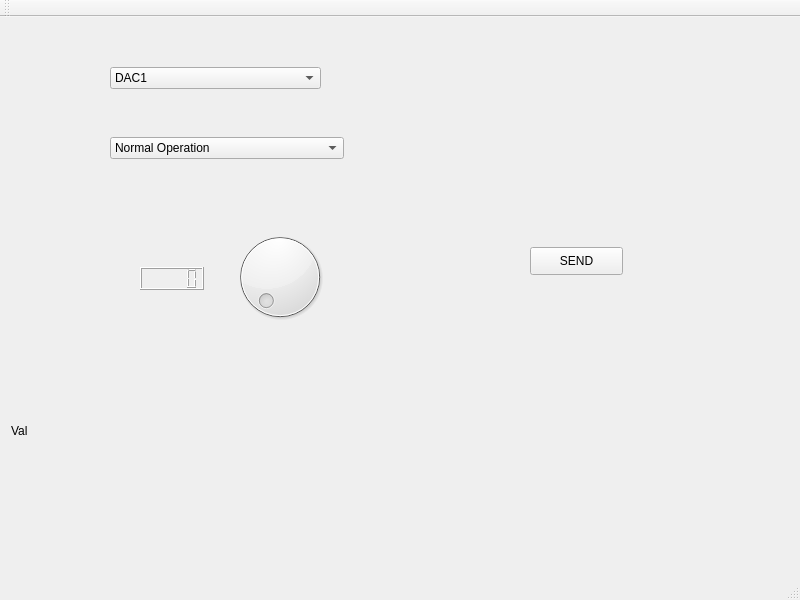
<?xml version="1.0" encoding="UTF-8"?>
<ui version="4.0">
 <class>MainWindow</class>
 <widget class="QMainWindow" name="MainWindow">
  <property name="geometry">
   <rect>
    <x>0</x>
    <y>0</y>
    <width>800</width>
    <height>600</height>
   </rect>
  </property>
  <property name="windowTitle">
   <string>MainWindow</string>
  </property>
  <widget class="QWidget" name="centralwidget">
   <widget class="QDial" name="dial">
    <property name="geometry">
     <rect>
      <x>230</x>
      <y>210</y>
      <width>100</width>
      <height>100</height>
     </rect>
    </property>
    <property name="maximum">
     <number>4095</number>
    </property>
   </widget>
   <widget class="QPushButton" name="pushButton">
    <property name="geometry">
     <rect>
      <x>530</x>
      <y>230</y>
      <width>93</width>
      <height>28</height>
     </rect>
    </property>
    <property name="text">
     <string>SEND</string>
    </property>
   </widget>
   <widget class="QComboBox" name="comboBox">
    <property name="geometry">
     <rect>
      <x>110</x>
      <y>50</y>
      <width>211</width>
      <height>22</height>
     </rect>
    </property>
    <item>
     <property name="text">
      <string>DAC1</string>
     </property>
    </item>
    <item>
     <property name="text">
      <string>DAC2</string>
     </property>
    </item>
    <item>
     <property name="text">
      <string>DAC3</string>
     </property>
    </item>
    <item>
     <property name="text">
      <string>DAC4</string>
     </property>
    </item>
   </widget>
   <widget class="QComboBox" name="comboBox_2">
    <property name="geometry">
     <rect>
      <x>110</x>
      <y>120</y>
      <width>234</width>
      <height>22</height>
     </rect>
    </property>
    <item>
     <property name="text">
      <string>Normal Operation</string>
     </property>
    </item>
    <item>
     <property name="text">
      <string>Power-Down with 1 kohm to GND</string>
     </property>
    </item>
    <item>
     <property name="text">
      <string>Power-Down with 100 kohm to GND</string>
     </property>
    </item>
    <item>
     <property name="text">
      <string>Power-Down with HI-Z</string>
     </property>
    </item>
   </widget>
   <widget class="QLabel" name="label">
    <property name="geometry">
     <rect>
      <x>11</x>
      <y>406</y>
      <width>18</width>
      <height>16</height>
     </rect>
    </property>
    <property name="text">
     <string>Val</string>
    </property>
   </widget>
   <widget class="QLCDNumber" name="lcdNumber">
    <property name="geometry">
     <rect>
      <x>140</x>
      <y>250</y>
      <width>64</width>
      <height>23</height>
     </rect>
    </property>
   </widget>
  </widget>
  <widget class="QStatusBar" name="statusbar"/>
  <widget class="QToolBar" name="toolBar">
   <property name="windowTitle">
    <string>toolBar</string>
   </property>
   <attribute name="toolBarArea">
    <enum>TopToolBarArea</enum>
   </attribute>
   <attribute name="toolBarBreak">
    <bool>false</bool>
   </attribute>
  </widget>
 </widget>
 <tabstops>
  <tabstop>comboBox</tabstop>
  <tabstop>comboBox_2</tabstop>
  <tabstop>dial</tabstop>
  <tabstop>pushButton</tabstop>
 </tabstops>
 <resources/>
 <connections>
  <connection>
   <sender>dial</sender>
   <signal>valueChanged(int)</signal>
   <receiver>lcdNumber</receiver>
   <slot>display(int)</slot>
   <hints>
    <hint type="sourcelabel">
     <x>222</x>
     <y>348</y>
    </hint>
    <hint type="destinationlabel">
     <x>257</x>
     <y>259</y>
    </hint>
   </hints>
  </connection>
 </connections>
</ui>
